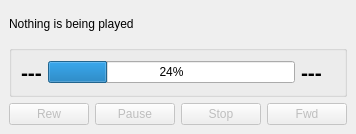
<?xml version="1.0" encoding="UTF-8"?>
<ui version="4.0">
 <class>PlayerWidget</class>
 <widget class="QDockWidget" name="PlayerWidget">
  <property name="geometry">
   <rect>
    <x>0</x>
    <y>0</y>
    <width>313</width>
    <height>134</height>
   </rect>
  </property>
  <property name="sizePolicy">
   <sizepolicy hsizetype="Minimum" vsizetype="Fixed">
    <horstretch>0</horstretch>
    <verstretch>0</verstretch>
   </sizepolicy>
  </property>
  <property name="allowedAreas">
   <set>Qt::BottomDockWidgetArea|Qt::TopDockWidgetArea</set>
  </property>
  <property name="windowTitle">
   <string>Player controls</string>
  </property>
  <widget class="QWidget" name="dockWidgetContents">
   <layout class="QVBoxLayout" name="verticalLayout">
    <item>
     <widget class="QLabel" name="lblInfo">
      <property name="sizePolicy">
       <sizepolicy hsizetype="Preferred" vsizetype="Expanding">
        <horstretch>0</horstretch>
        <verstretch>0</verstretch>
       </sizepolicy>
      </property>
      <property name="text">
       <string>Nothing is being played</string>
      </property>
     </widget>
    </item>
    <item>
     <widget class="QGroupBox" name="groupBox">
      <property name="sizePolicy">
       <sizepolicy hsizetype="Preferred" vsizetype="Preferred">
        <horstretch>1</horstretch>
        <verstretch>0</verstretch>
       </sizepolicy>
      </property>
      <property name="title">
       <string/>
      </property>
      <layout class="QHBoxLayout" name="horizontalLayout_2">
       <item>
        <widget class="QLabel" name="lblTimeCur">
         <property name="sizePolicy">
          <sizepolicy hsizetype="Minimum" vsizetype="Preferred">
           <horstretch>0</horstretch>
           <verstretch>0</verstretch>
          </sizepolicy>
         </property>
         <property name="toolTip">
          <string>Playing time</string>
         </property>
         <property name="whatsThis">
          <string>Time in minutes:seconds.tenth of milliseconds of how long the song has been played.</string>
         </property>
         <property name="text">
          <string>&lt;!DOCTYPE HTML PUBLIC &quot;-//W3C//DTD HTML 4.0//EN&quot; &quot;http://www.w3.org/TR/REC-html40/strict.dtd&quot;&gt;
&lt;html&gt;&lt;head&gt;&lt;meta name=&quot;qrichtext&quot; content=&quot;1&quot; /&gt;&lt;style type=&quot;text/css&quot;&gt;
p, li { white-space: pre-wrap; }
&lt;/style&gt;&lt;/head&gt;&lt;body style=&quot; font-family:'Liberation Sans'; font-size:12pt; font-weight:400; font-style:normal;&quot;&gt;
&lt;p style=&quot; margin-top:0px; margin-bottom:0px; margin-left:0px; margin-right:0px; -qt-block-indent:0; text-indent:0px;&quot;&gt;&lt;span style=&quot; font-size:16pt; font-weight:600;&quot;&gt;---&lt;/span&gt;&lt;/p&gt;&lt;/body&gt;&lt;/html&gt;</string>
         </property>
        </widget>
       </item>
       <item>
        <widget class="QProgressBar" name="seekBar">
         <property name="value">
          <number>24</number>
         </property>
        </widget>
       </item>
       <item>
        <widget class="QLabel" name="lblTimeRemaining">
         <property name="sizePolicy">
          <sizepolicy hsizetype="Minimum" vsizetype="Preferred">
           <horstretch>0</horstretch>
           <verstretch>0</verstretch>
          </sizepolicy>
         </property>
         <property name="toolTip">
          <string>Remaining time</string>
         </property>
         <property name="whatsThis">
          <string>Remaining time in minutes:seconds.tenth of milliseconds</string>
         </property>
         <property name="text">
          <string>&lt;!DOCTYPE HTML PUBLIC &quot;-//W3C//DTD HTML 4.0//EN&quot; &quot;http://www.w3.org/TR/REC-html40/strict.dtd&quot;&gt;
&lt;html&gt;&lt;head&gt;&lt;meta name=&quot;qrichtext&quot; content=&quot;1&quot; /&gt;&lt;style type=&quot;text/css&quot;&gt;
p, li { white-space: pre-wrap; }
&lt;/style&gt;&lt;/head&gt;&lt;body style=&quot; font-family:'Liberation Sans'; font-size:12pt; font-weight:400; font-style:normal;&quot;&gt;
&lt;p style=&quot; margin-top:0px; margin-bottom:0px; margin-left:0px; margin-right:0px; -qt-block-indent:0; text-indent:0px;&quot;&gt;&lt;span style=&quot; font-size:16pt; font-weight:600;&quot;&gt;---&lt;/span&gt;&lt;/p&gt;&lt;/body&gt;&lt;/html&gt;</string>
         </property>
        </widget>
       </item>
       <item>
        <widget class="QLabel" name="label">
         <property name="text">
          <string/>
         </property>
         <property name="pixmap">
          <pixmap>:/images/dryicons_clock.png</pixmap>
         </property>
        </widget>
       </item>
      </layout>
     </widget>
    </item>
    <item>
     <layout class="QHBoxLayout" name="horizontalLayout">
      <item>
       <widget class="PlayerButton" name="btnRew">
        <property name="enabled">
         <bool>false</bool>
        </property>
        <property name="toolTip">
         <string>Seeks five seconds backward</string>
        </property>
        <property name="whatsThis">
         <string>Seeks five seconds backward</string>
        </property>
        <property name="text">
         <string>Rew</string>
        </property>
       </widget>
      </item>
      <item>
       <widget class="PlayerButton" name="btnPausePlay">
        <property name="enabled">
         <bool>false</bool>
        </property>
        <property name="toolTip">
         <string>Plays or pauses a current playing song</string>
        </property>
        <property name="whatsThis">
         <string>Plays or pauses a current playing song</string>
        </property>
        <property name="text">
         <string>Pause</string>
        </property>
        <property name="shortcut">
         <string>Alt+P</string>
        </property>
       </widget>
      </item>
      <item>
       <widget class="PlayerButton" name="btnStop">
        <property name="enabled">
         <bool>false</bool>
        </property>
        <property name="toolTip">
         <string>Stops the currently playing song</string>
        </property>
        <property name="whatsThis">
         <string>Stops the currently playing song</string>
        </property>
        <property name="text">
         <string>Stop</string>
        </property>
       </widget>
      </item>
      <item>
       <widget class="PlayerButton" name="btnFwd">
        <property name="enabled">
         <bool>false</bool>
        </property>
        <property name="toolTip">
         <string>Seeks five seconds forward</string>
        </property>
        <property name="whatsThis">
         <string>Seeks five seconds forward</string>
        </property>
        <property name="text">
         <string>Fwd</string>
        </property>
       </widget>
      </item>
     </layout>
    </item>
   </layout>
  </widget>
 </widget>
 <customwidgets>
  <customwidget>
   <class>PlayerButton</class>
   <extends>QPushButton</extends>
   <header>playerbutton.h</header>
  </customwidget>
 </customwidgets>
 <resources/>
 <connections/>
</ui>
